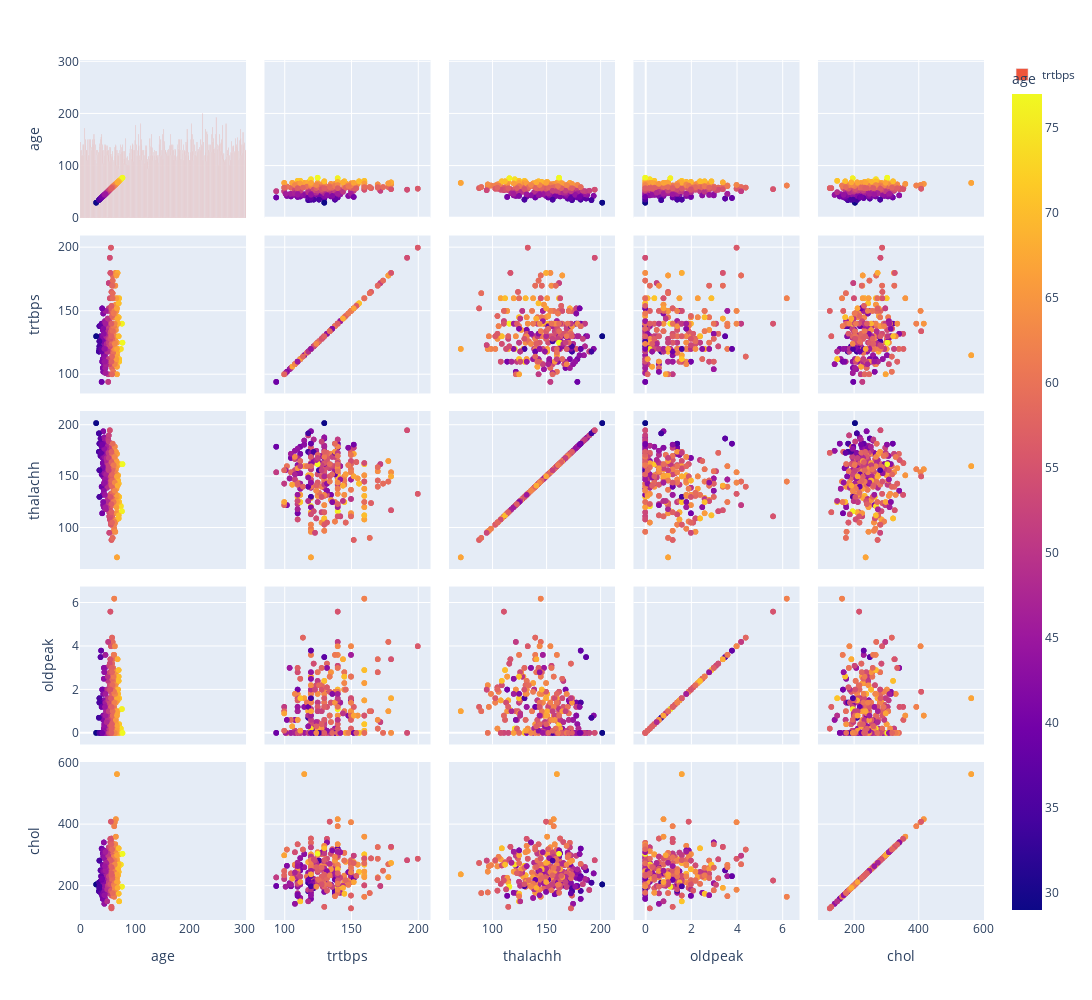

Notebook code cell kept with this figure:
### Code cell
fig_scatter = px.scatter_matrix(train_df, dimensions=['age', 'trtbps', 'thalachh', 'oldpeak', 'chol'], color="age",width=1300, height=1000,)
fig_bar = px.bar(train_df,y=['age', 'trtbps', 'thalachh', 'oldpeak', 'chol'])
fig_scatter.add_trace(fig_bar.data[1])
fig_scatter.show()

### Figure 1 — Plotly figure (JSON) as saved in the notebook; plotly's stock layout.template omitted (floating-point values rounded to 4 significant figures; data arrays with more than 128 entries replaced by an {"elided": "..."} marker saying what was removed)
{"data": [{"dimensions": [{"axis": {"matches": true}, "label": "age", "values": {"elided": "303 int values"}}, {"axis": {"matches": true}, "label": "trtbps", "values": {"elided": "303 int values"}}, {"axis": {"matches": true}, "label": "thalachh", "values": {"elided": "303 int values"}}, {"axis": {"matches": true}, "label": "oldpeak", "values": {"elided": "303 float values"}}, {"axis": {"matches": true}, "label": "chol", "values": {"elided": "303 int values"}}], "hovertemplate": "%{xaxis.title.text}=%{x}<br>%{yaxis.title.text}=%{y}<br>age=%{marker.color}<extra></extra>", "legendgroup": "", "marker": {"color": {"elided": "303 int values"}, "coloraxis": "coloraxis", "symbol": "circle"}, "name": "", "showlegend": false, "type": "splom"}, {"alignmentgroup": "True", "hovertemplate": "variable=trtbps<br>index=%{x}<br>value=%{y}<extra></extra>", "legendgroup": "trtbps", "marker": {"color": "#EF553B", "pattern": {"shape": ""}}, "name": "trtbps", "offsetgroup": "trtbps", "orientation": "v", "showlegend": true, "textposition": "auto", "type": "bar", "x": {"elided": "303 int values"}, "xaxis": "x", "y": {"elided": "303 float values"}, "yaxis": "y"}], "layout": {"coloraxis": {"colorbar": {"title": {"text": "age"}}, "colorscale": [[0.0, "#0d0887"], [0.1111, "#46039f"], [0.2222, "#7201a8"], [0.3333, "#9c179e"], [0.4444, "#bd3786"], [0.5556, "#d8576b"], [0.6667, "#ed7953"], [0.7778, "#fb9f3a"], [0.8889, "#fdca26"], [1.0, "#f0f921"]]}, "dragmode": "select", "height": 1000, "legend": {"tracegroupgap": 0}, "margin": {"t": 60}, "width": 1300}}
